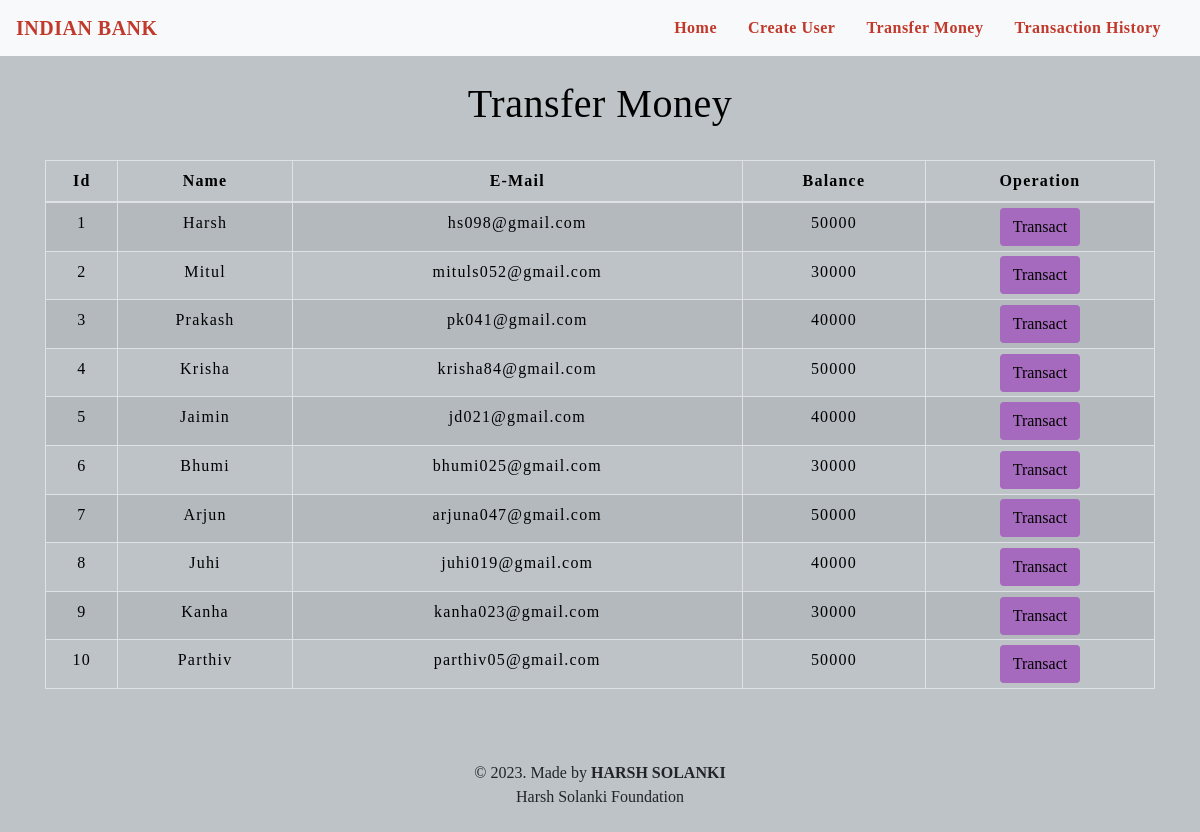
The app's page /transfermoney.php with its own data.
### tables this page shows
CREATE TABLE `users` (
  `id` int(3) NOT NULL,
  `name` text NOT NULL,
  `email` varchar(30) NOT NULL,
  `balance` int(8) NOT NULL
);

### transfermoney.php (the view, shortened to what this page needs)
<!DOCTYPE html>
<html lang="en">
<head>
    <link rel="stylesheet" href="https://maxcdn.bootstrapcdn.com/bootstrap/4.0.0/css/bootstrap.min.css">
    <link rel="stylesheet" type="text/css" href="css/table.css">
    <link rel="stylesheet" type="text/css" href="css/navbar.css">
</head>
<body style="background-color : #BDC3C7;">
<?php
    include 'config.php';
    $sql = "SELECT * FROM users";
    $result = mysqli_query($conn,$sql);
?>
<?php
  include 'navbar.php';
?>
<div class="container">
        <h2 class="text-center pt-4" style="color : black;">Transfer Money</h2>
        <br>
            <div class="row">
                <div class="col">
                    <div class="table-responsive-sm">
                    <table class="table table-hover table-sm table-striped table-condensed table-bordered" style="border-color:black;">
                        <thead style="color : black;">
                            <tr>
                            <th scope="col" class="text-center py-2">Id</th>
                            <th scope="col" class="text-center py-2">Name</th>
                            <th scope="col" class="text-center py-2">E-Mail</th>
                            <th scope="col" class="text-center py-2">Balance</th>
                            <th scope="col" class="text-center py-2">Operation</th>
                            </tr>
                        </thead>
                        <tbody>
                <?php
                    while($rows=mysqli_fetch_assoc($result)){
                ?>
                    <tr style="color : black;">
                        <td class="py-2"><?php echo $rows['id'] ?></td>
                        <td class="py-2"><?php echo $rows['name']?></td>
                        <td class="py-2"><?php echo $rows['email']?></td>
                        <td class="py-2"><?php echo $rows['balance']?></td>
                        <td><a href="selecteduserdetail.php?id= <?php echo $rows['id'] ;?>"> <button type="button" class="btn" style="background-color : #A569BD;">Transact</button></a></td>
                    </tr>
                <?php
                    }
                ?>
                        </tbody>
                    </table>
                    </div>
                </div>
            </div>
         </div>
         <footer class="text-center mt-5 py-2">
            <p>&copy 2023. Made by <b>HARSH SOLANKI</b> <br> Harsh Solanki Foundation</p>
        </footer>
</body>
</html>

### navbar.php (shortened to what this page needs)
<nav class="navbar navbar-expand-md navbar-light bg-light">
      <a class="navbar-brand" href="index.php" style="color : #C0392B;"><b>INDIAN BANK</b></a>
      <div class="collapse navbar-collapse" id="collapsibleNavbar">
            <ul class="navbar-nav ml-auto">
              <li class="nav-item">
                <a class="nav-link" href="index.php" style="color : #C0392B;"><b>Home</b></a>
              </li>
              <li class="nav-item">
                <a class="nav-link" href="createuser.php" style="color : #C0392B;"><b>Create User</b></a>
              </li>
              <li class="nav-item">
                <a class="nav-link" href="transfermoney.php" style="color : #C0392B;"><b>Transfer Money</b></a>
              </li>
              <li class="nav-item">
                <a class="nav-link" href="transactionhistory.php" style="color : #C0392B;"><b>Transaction History</b></a>
              </li>
          </div>
       </nav>

### css/table.css (style rules this page uses)
* { padding: 0; margin: 0; box-sizing: border-box; font-family: 'Roboto Slab', serif; }
h2 { font-size: 40px; }
table { letter-spacing: 1.2px; }
td { text-align: center; }
button { border:none; background: #d9d9d9; transition: 1s; }

### css/navbar.css (style rules this page uses)
.nav-link { margin-right: 15px; color:#2F363F; letter-spacing: 0.5px; transition: 0.5s; }
.navbar-brand { color: #4C4B4B; letter-spacing: 0.5px; }
h2 { color: #4C4B4B; letter-spacing: 0.5px; font-family: 'Roboto Slab', serif; }

### transfermoney.php (style rules this page uses)
button { transition: 1.5s; }

### records on screen
users: id "1", name "Harsh", email "hs098@gmail.com", balance "50000"
users: id "2", name "Mitul", email "mituls052@gmail.com", balance "30000"
users: id "3", name "Prakash", email "pk041@gmail.com", balance "40000"
users: id "4", name "Krisha", email "krisha84@gmail.com", balance "50000"
users: id "5", name "Jaimin", email "jd021@gmail.com", balance "40000"
users: id "6", name "Bhumi", email "bhumi025@gmail.com", balance "30000"
users: id "7", name "Arjun", email "arjuna047@gmail.com", balance "50000"
users: id "8", name "Juhi", email "juhi019@gmail.com", balance "40000"
users: id "9", name "Kanha", email "kanha023@gmail.com", balance "30000"
users: id "10", name "Parthiv", email "parthiv05@gmail.com", balance "50000"
